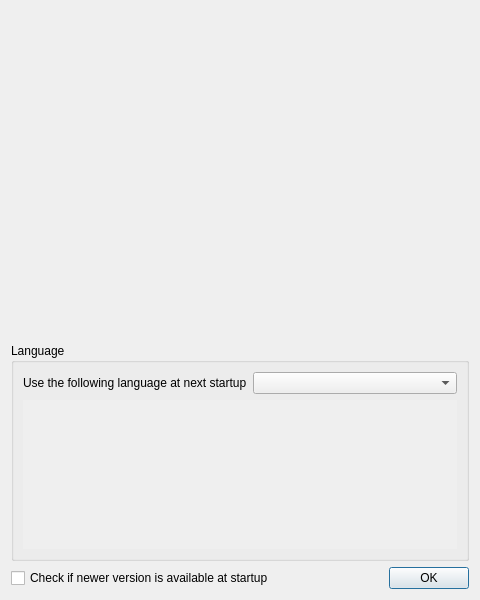
<?xml version="1.0" encoding="UTF-8"?>
<ui version="4.0">
 <class>About</class>
 <widget class="QDialog" name="About">
  <property name="geometry">
   <rect>
    <x>0</x>
    <y>0</y>
    <width>480</width>
    <height>600</height>
   </rect>
  </property>
  <property name="windowTitle">
   <string>About DeepSkyStacker</string>
  </property>
  <layout class="QVBoxLayout" name="verticalLayout" stretch="60,40,0">
   <item>
    <widget class="QLabel" name="html">
     <property name="text">
      <string/>
     </property>
     <property name="textFormat">
      <enum>Qt::RichText</enum>
     </property>
     <property name="wordWrap">
      <bool>true</bool>
     </property>
     <property name="openExternalLinks">
      <bool>true</bool>
     </property>
    </widget>
   </item>
   <item>
    <widget class="QGroupBox" name="groupBox">
     <property name="title">
      <string>Language</string>
     </property>
     <layout class="QVBoxLayout" name="verticalLayout_2">
      <item>
       <layout class="QHBoxLayout" name="horizontalLayout_2">
        <item>
         <widget class="QLabel" name="label">
          <property name="text">
           <string>Use the following language at next startup</string>
          </property>
         </widget>
        </item>
        <item>
         <widget class="QComboBox" name="comboBox"/>
        </item>
       </layout>
      </item>
      <item>
       <widget class="QScrollArea" name="scrollArea">
        <property name="frameShape">
         <enum>QFrame::NoFrame</enum>
        </property>
        <property name="widgetResizable">
         <bool>true</bool>
        </property>
        <widget class="QWidget" name="scrollAreaWidgetContents">
         <property name="geometry">
          <rect>
           <x>0</x>
           <y>0</y>
           <width>426</width>
           <height>130</height>
          </rect>
         </property>
         <layout class="QVBoxLayout" name="verticalLayout_3">
          <property name="leftMargin">
           <number>0</number>
          </property>
          <property name="topMargin">
           <number>0</number>
          </property>
          <property name="rightMargin">
           <number>0</number>
          </property>
          <property name="bottomMargin">
           <number>0</number>
          </property>
          <item>
           <widget class="QLabel" name="label_2">
            <property name="text">
             <string/>
            </property>
           </widget>
          </item>
         </layout>
        </widget>
       </widget>
      </item>
     </layout>
    </widget>
   </item>
   <item>
    <layout class="QHBoxLayout" name="horizontalLayout" stretch="0,0">
     <property name="sizeConstraint">
      <enum>QLayout::SetMinimumSize</enum>
     </property>
     <item>
      <widget class="QCheckBox" name="checkBox">
       <property name="text">
        <string>Check if newer version is available at startup</string>
       </property>
      </widget>
     </item>
     <item>
      <widget class="QDialogButtonBox" name="buttonBox">
       <property name="orientation">
        <enum>Qt::Horizontal</enum>
       </property>
       <property name="standardButtons">
        <set>QDialogButtonBox::Ok</set>
       </property>
      </widget>
     </item>
    </layout>
   </item>
  </layout>
 </widget>
 <resources/>
 <connections>
  <connection>
   <sender>buttonBox</sender>
   <signal>accepted()</signal>
   <receiver>About</receiver>
   <slot>accept()</slot>
   <hints>
    <hint type="sourcelabel">
     <x>248</x>
     <y>254</y>
    </hint>
    <hint type="destinationlabel">
     <x>157</x>
     <y>274</y>
    </hint>
   </hints>
  </connection>
  <connection>
   <sender>buttonBox</sender>
   <signal>rejected()</signal>
   <receiver>About</receiver>
   <slot>reject()</slot>
   <hints>
    <hint type="sourcelabel">
     <x>316</x>
     <y>260</y>
    </hint>
    <hint type="destinationlabel">
     <x>286</x>
     <y>274</y>
    </hint>
   </hints>
  </connection>
 </connections>
</ui>
